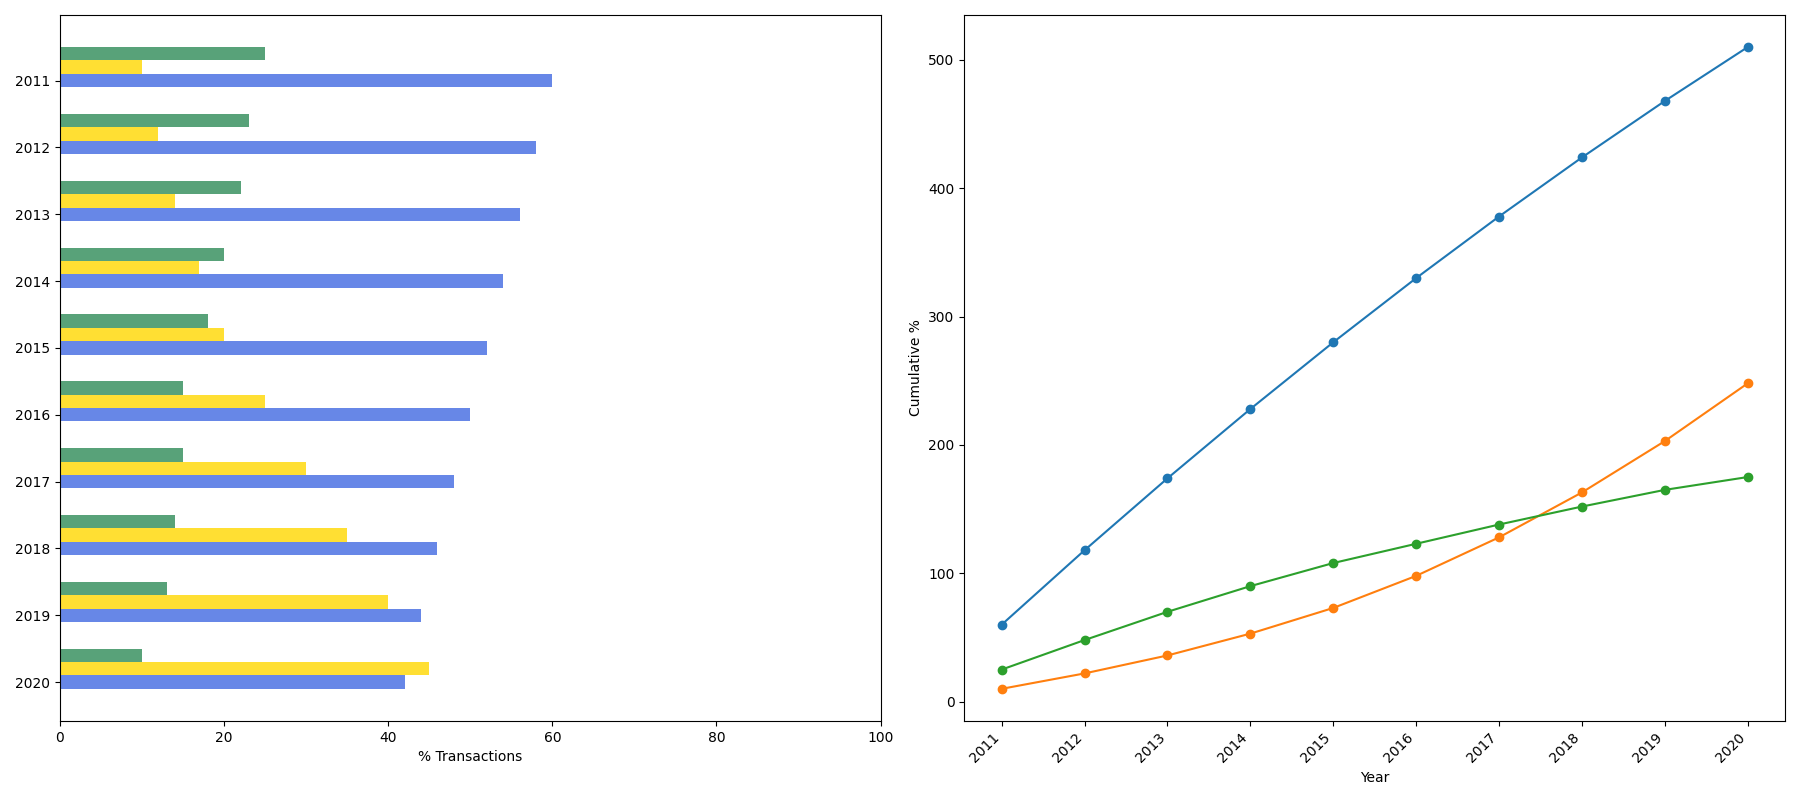

Source code (Python):
import matplotlib.pyplot as plt
import numpy as np

years = np.arange(2011, 2021)
credit_cards = [60, 58, 56, 54, 52, 50, 48, 46, 44, 42]
digital_wallets = [10, 12, 14, 17, 20, 25, 30, 35, 40, 45]
bank_transfers = [25, 23, 22, 20, 18, 15, 15, 14, 13, 10]

fig = plt.figure(figsize=(18, 8))

# First subplot: Horizontal Bar Chart
ax1 = fig.add_subplot(121)

methods = ['Cards', 'Wallets', 'Bank']
data = [credit_cards, digital_wallets, bank_transfers]
colors = ['royalblue', 'gold', 'seagreen']
bar_width = 0.2

for i, (method, color) in enumerate(zip(methods, colors)):
    ax1.barh(years - i * bar_width, data[i], color=color, height=bar_width, alpha=0.8)

ax1.set_yticks(years)
ax1.invert_yaxis()
ax1.set_xlabel('% Transactions')
ax1.set_xlim(0, 100)

# Second subplot: Line Chart for Cumulative Market Share
cumulative_market_share = {
    'Cards': np.cumsum(credit_cards),
    'Wallets': np.cumsum(digital_wallets),
    'Bank': np.cumsum(bank_transfers),
}

ax2 = fig.add_subplot(122)

for method, values in cumulative_market_share.items():
    ax2.plot(years, values, marker='o')

ax2.set_xlabel('Year')
ax2.set_ylabel('Cumulative %')
ax2.set_xticks(years)
ax2.set_xticklabels(years, rotation=45, ha='right')

plt.tight_layout()
plt.show()
